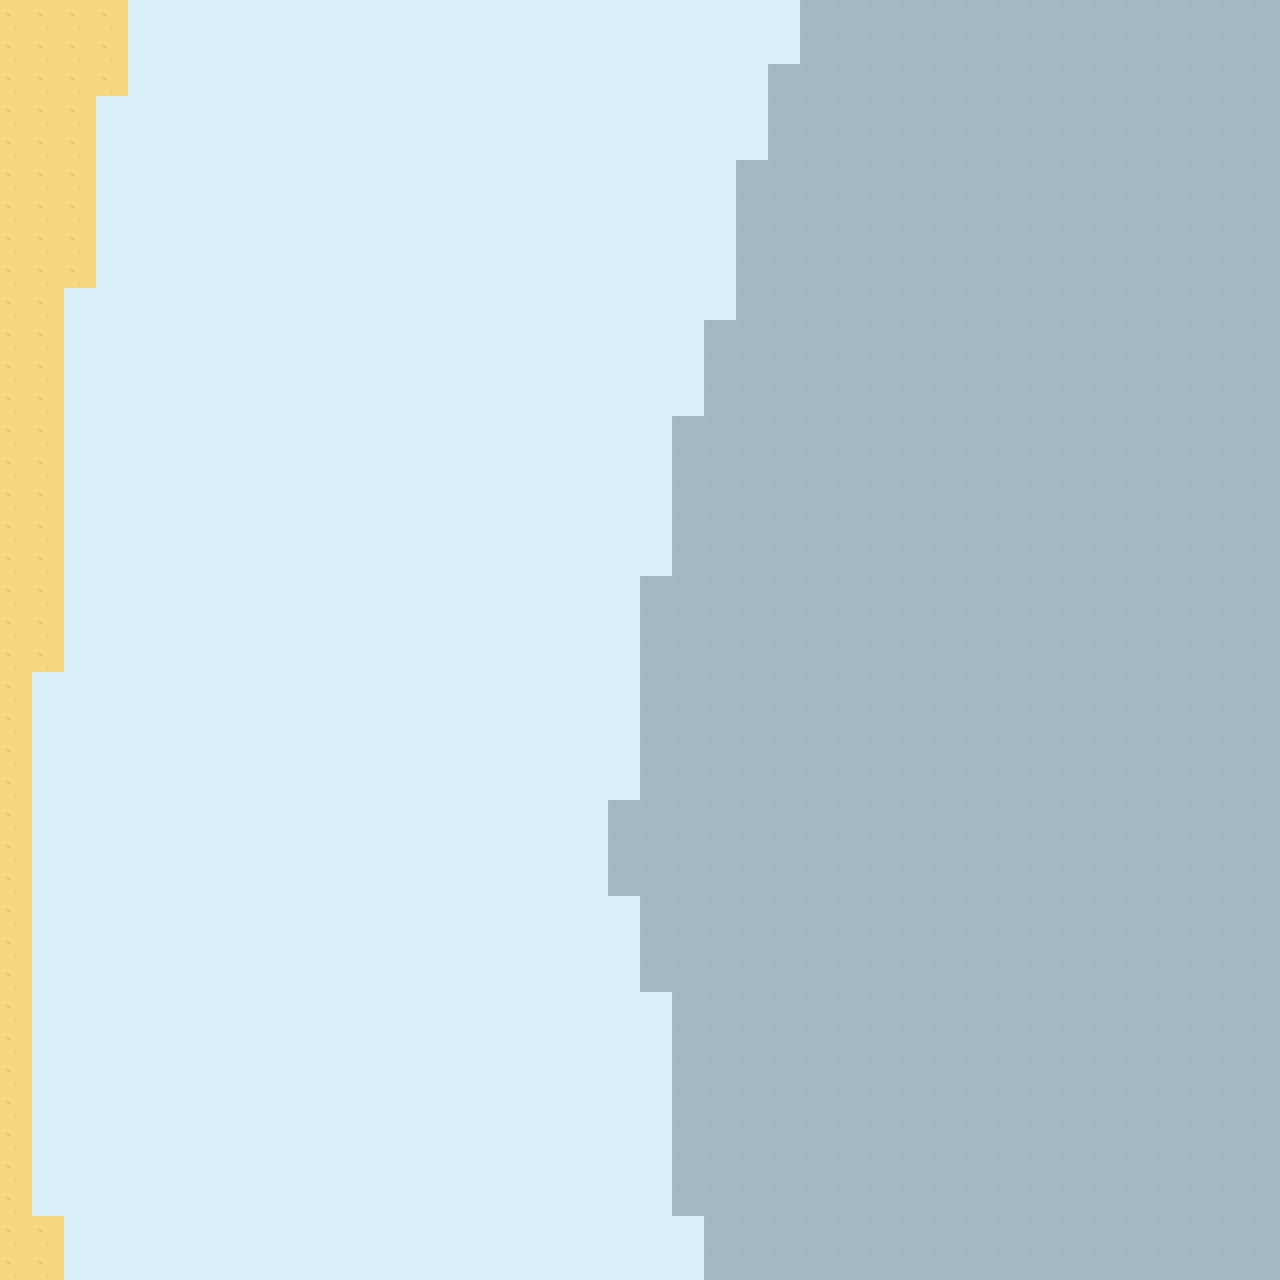

A level layout from a 2D game, rendered from its tile map. Below: a short description, then the map file with tile-grid data replaced by summaries:
An orthogonal 40x40 tile map with 32x32 px tiles, 3 tile layers (bg, colide, toFade).

<map version="1.10" tiledversion="1.11.0" orientation="orthogonal" renderorder="left-down" width="40" height="40" tilewidth="32" tileheight="32" infinite="0" nextlayerid="5" nextobjectid="1">
 <tileset firstgid="1" source="map-new-side.tsx" />
 <layer id="1" name="bg" width="40" height="40" locked="1">
  <data>[1600 cells, 1600 non-empty, 3 distinct tile ids]</data>
 </layer>
 <layer id="3" name="colide" width="40" height="40" locked="1">
  <data>[1600 cells, 0 non-empty, 0 distinct tile ids]</data>
 </layer>
 <layer id="2" name="toFade" width="40" height="40" locked="1">
  <data>[1600 cells, 0 non-empty, 0 distinct tile ids]</data>
 </layer>
</map>
